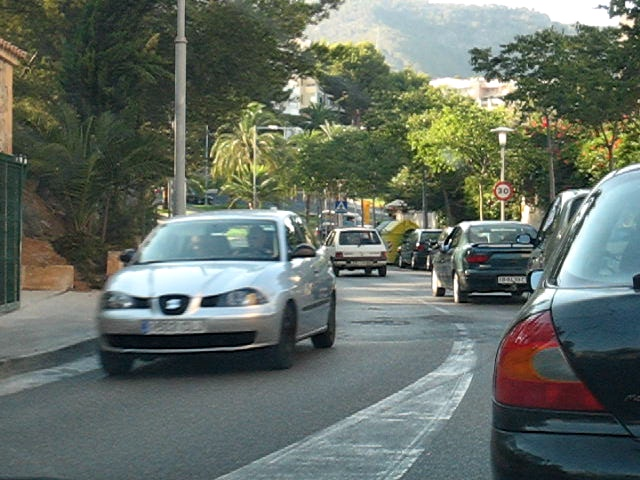
#> input picture VSR/RBPN/pyflow/examples/car1.jpg, 640 x 480 px
$ python -i continue_clip.py   (imports and definitions only)   (older library calls are emulated)
#> lines starting #> are read from the running program, lines starting #| are printed output that depends on the picture
#> further down, picture is the input picture: shape (480, 640, 3); mean B, G, R 100.4, 109.5, 100
import cv2 as cv
import numpy as np
from skimage.measure import compare_ssim

####### 接口函数为is_continue()、continue_frames()、cut_clips() #######
def matches(current, next):
    queryImage = current
    trainingImage = next  # 读取要匹配的灰度照片
    sift = cv.xfeatures2d.SIFT_create()  # 创建sift检测器
    kp1, des1 = sift.detectAndCompute(queryImage, None)
    kp2, des2 = sift.detectAndCompute(trainingImage, None)
    FLANN_INDEX_KDTREE = 0
    indexParams = dict(algorithm=FLANN_INDEX_KDTREE, trees=5)
    searchParams = dict(checks=50)
    flann = cv.FlannBasedMatcher(indexParams, searchParams)
    # cv.imshow("queryImage", queryImage)
    # cv.imshow("trainingImage", trainingImage)
    if len(kp1) != 1 and len(kp2) != 1 and kp1 and kp2:  # 特征点个数不能为1
        matches = flann.knnMatch(des1, des2, k=2)
    else:
        return 0
    matchesMask = [[0, 0] for i in range(len(matches))]
    sum = 0  # 匹配成功的点数
    for i, (m, n) in enumerate(matches):
        if m.distance < 0.7 * n.distance:  # 判断是否匹配
            if kp1[i].pt[1] < 210:
                matchesMask[i] = [1, 0]
                sum += 1
    return sum


# [81 lines left out: functions is_continue_, log_, is_continue_withlog, not called in this run]


###################################################
################## 以下为接口函数 ##################
###################################################


def is_continue(current, next):  # 判断两帧是否连续，输入两帧
    sum_current_matches = matches(current, current)
    sum_next_matches = matches(current, next)
    if sum_next_matches < int(sum_current_matches * 0.1):  # and sum_current_matches >= 90:#如果特征充足且未匹配上，则不连续
        H1 = cv.calcHist([current], [0], None, [256], [0, 256])
        H1 = cv.normalize(H1, H1, 0, 1, cv.NORM_MINMAX, -1)  # 对图片进行归一化处理

        H2 = cv.calcHist([next], [0], None, [256], [0, 256])  # 计算图img2的直方图
        H2 = cv.normalize(H2, H2, 0, 1, cv.NORM_MINMAX, -1)

        similarity = cv.compareHist(H1, H2, 0)  # 利用compareHist（）进行比较相似度
        similarity_ = compare_ssim(current, next)
        if similarity + similarity_ > 1.7:
            return True
        return False
    elif sum_next_matches < int(matches(next, next) * 0.1):
        return False
    else:
        return True


def continue_frames(yuv_imgs):  # 输入重建帧及其参考帧，根据是否连续进行补全，例如七帧或五帧
    grey_imgs = yuv_imgs[..., 0]
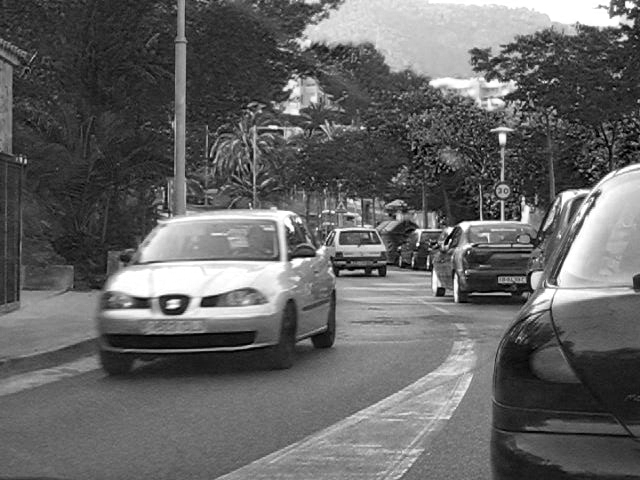
#> grey_imgs: shape (480, 640); min 0, max 255, mean 100.4
    imgs_len = len(grey_imgs)
#> imgs_len = 480
    for i in range(imgs_len // 2):
        if is_continue(grey_imgs[imgs_len // 2 + i], grey_imgs[imgs_len // 2 + i + 1]):
            pass
        else:
            yuv_imgs[imgs_len // 2 + i + 1] = yuv_imgs[imgs_len // 2 + i]
        if is_continue(grey_imgs[imgs_len // 2 - i], grey_imgs[imgs_len // 2 - i - 1]):
            pass
        else:
            yuv_imgs[imgs_len // 2 - i - 1] = yuv_imgs[imgs_len // 2 - i]
    return yuv_imgs  # 返回补全后结果


# [26 lines left out: function cut_clips, not called in this run]

>>> import cv2
>>> picture = cv2.imread('VSR/RBPN/pyflow/examples/car1.jpg')
#> (the run stopped early here; a loop or call above may not have finished)
